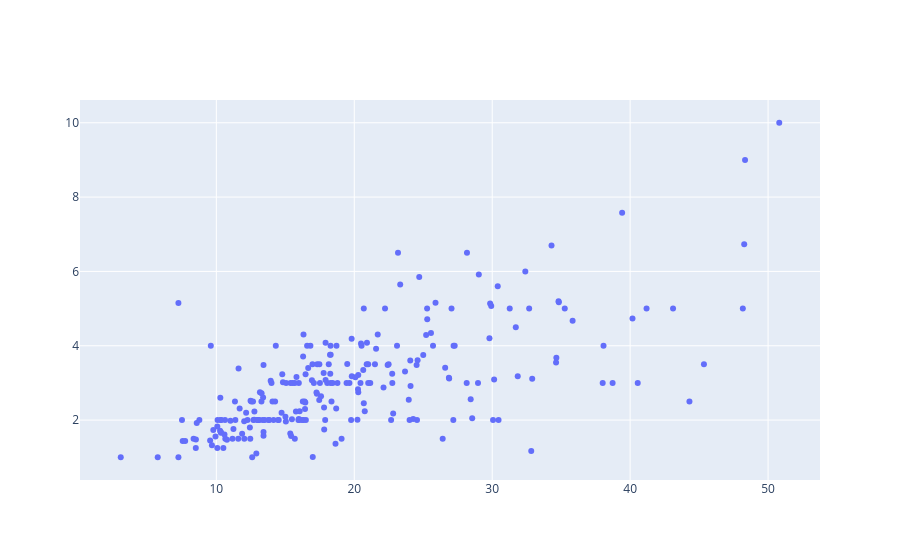

The notebook cell saved with this chart:
### Code cell
# creating a scatter plot of the loaded dataset: tips
fig = go.Figure()
fig.add_trace(go.Scatter(x=tips.total_bill, y=tips.tip, mode='markers'))

### Figure 1 — Plotly figure (JSON) as saved in the notebook; plotly's stock layout.template omitted (floating-point values rounded to 4 significant figures; data arrays with more than 128 entries replaced by an {"elided": "..."} marker saying what was removed)
{"data": [{"mode": "markers", "type": "scatter", "x": {"elided": "244 float values"}, "y": {"elided": "244 float values"}}], "layout": {}}
